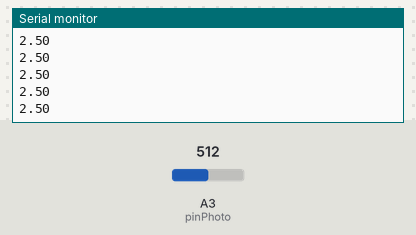
A sketch run on a simulated Arduino Uno, built with avr-gcc and run on an emulated ATmega328P. Shown: the last lines printed to the serial monitor. The inputs (shaded band) are chosen by the test bench; at power-on: A3 (pinPhoto) = 512.

Above: at 1.2 s.
1.3 s: A3 (pinPhoto) set to 716
At 1.33 s:
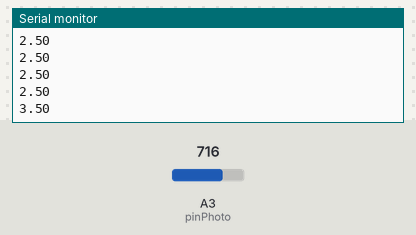
2.8 s: A3 (pinPhoto) set to 900
At 2.84 s:
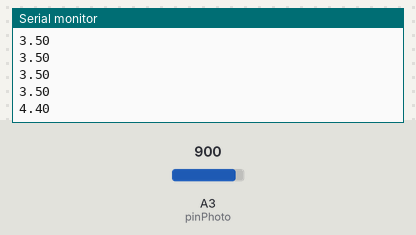
Timing chart, 0 to 5.8 s (numbered marks = the images above; inputs shaded):
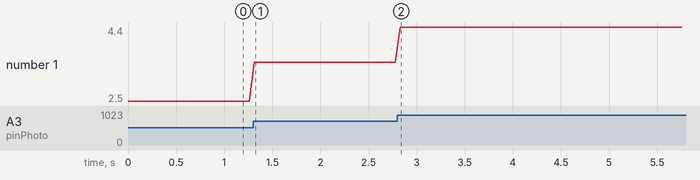

The sketch:

photoresistance.ino
```cpp
// Ceci est un commentaire. Il ne sera pas executé comme une instruction mais permet d'expliquer ce que fait une partie du code

// Declaration et initialisation de la variable pinPhoto de type entier. C'est le numéro du port analogique que l'on va lire (ici A3)
int pinPhoto = 3;

// Declaration de la variable n de type entier
int n;


// Toutes les lignes entre les accolades sont executées une fois au demarrage du programme
void setup(void) {
  Serial.begin(115200);
}


// Toutes les lignes entre accolades sont executees en boucle tant que la carte est alimentée (démarre après le setup)
void loop(void) {
  n = analogRead(pinPhoto); //mesure de la tension U2
  Serial.println(0.00489*n); //calcul de la valeur de U2 et affichage du résultat

  //delai de 50ms donc il y aura une mesure à environ 20 Hz
  delay(50);

}
```

Measured:
- after the input at 1.3 s, the serial monitor: prints a new line at once (image 1)
- after the input at 2.8 s, the serial monitor: prints a new line at once (image 2)
- plotted number 1: 2.5 → 3.5 after the input at 1.3 s, 3.5 → 4.4 after the input at 2.8 s
